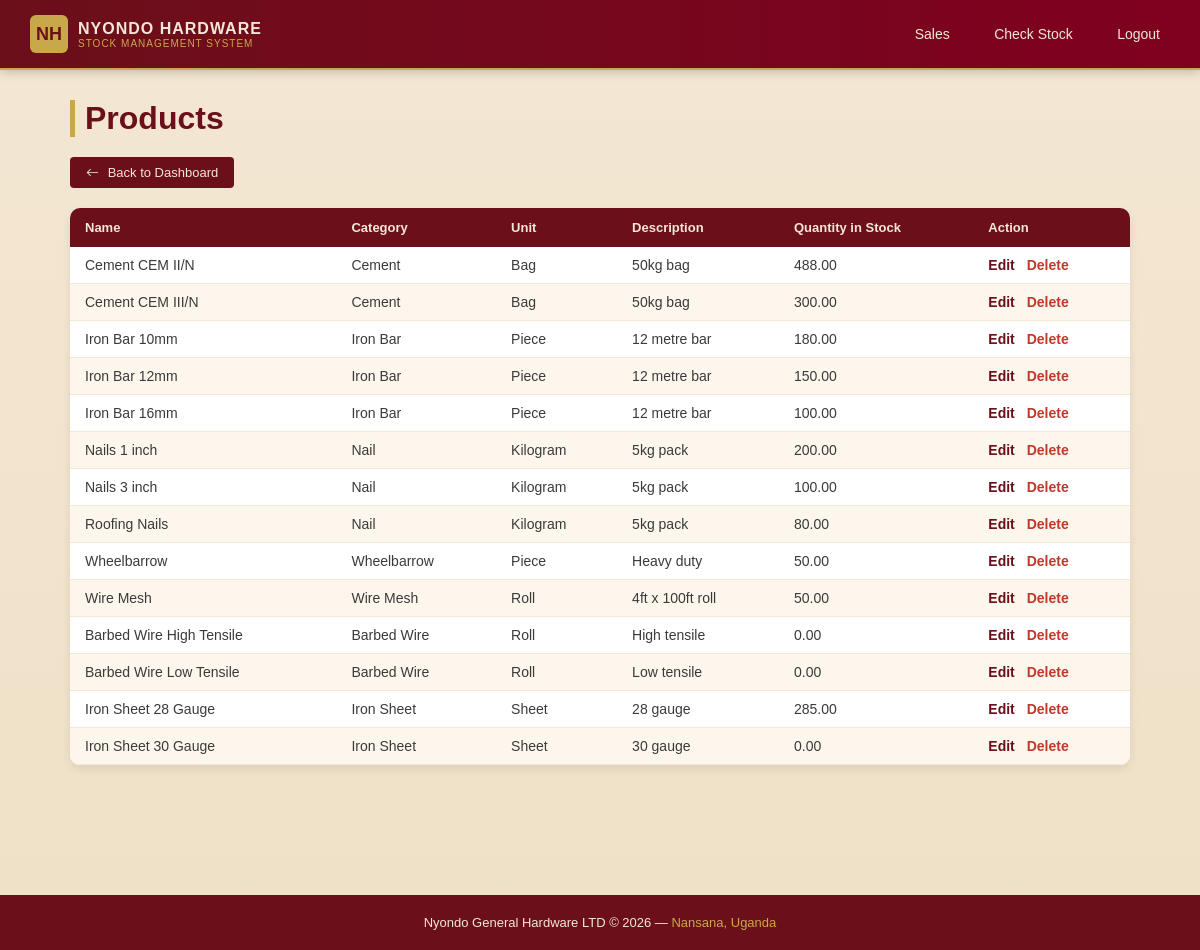
The app's page /stock/products/ (signed in), older data.
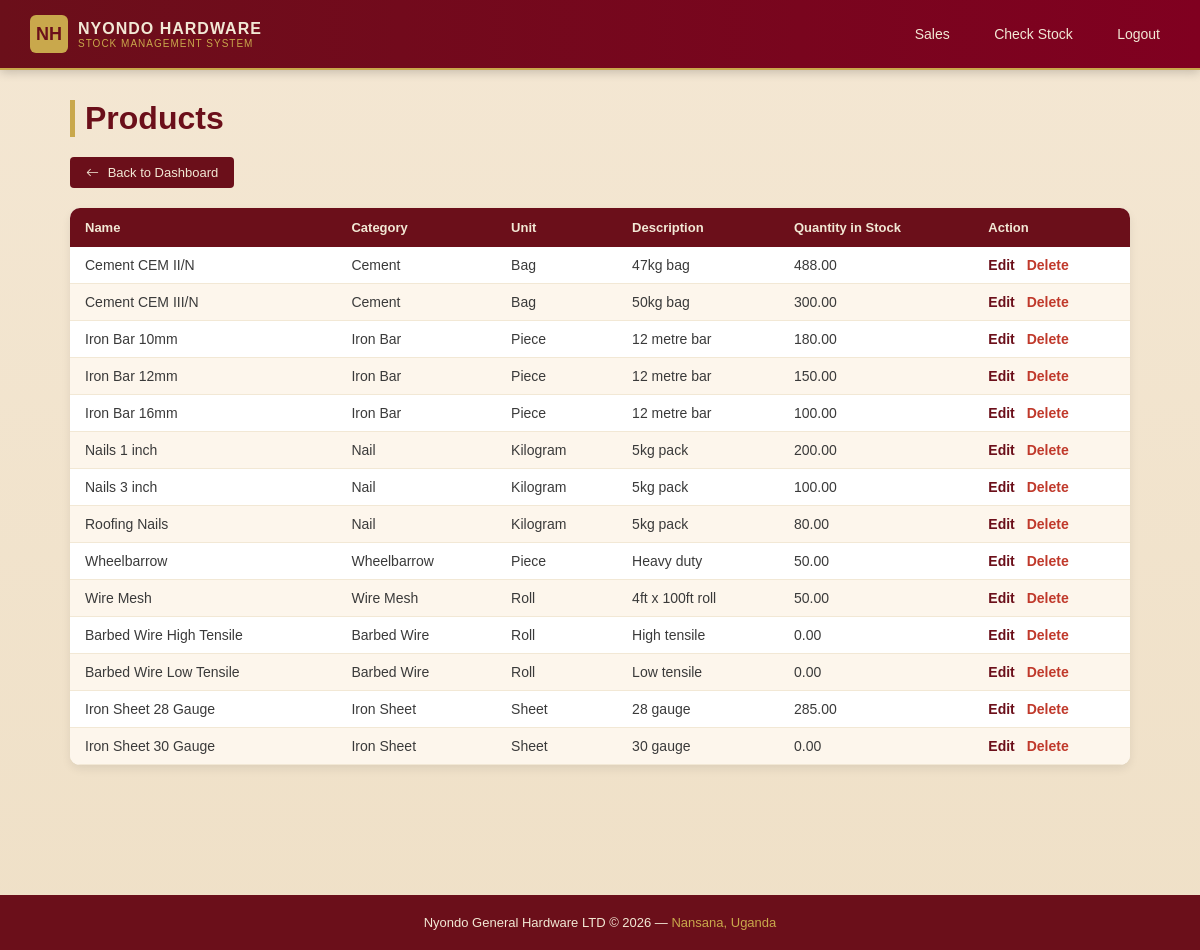
The same page, newer data.
### stock/models.py (models this page shows, shortened)
class Product(models.Model):
    CATEGORY_CHOICES = [
        ('cement',      'Cement'),
        ('iron_bar',    'Iron Bar'),
        ('nail',        'Nail'),
        ('wheelbarrow', 'Wheelbarrow'),
        ('wire_mesh',   'Wire Mesh'),
        ('barbed_wire', 'Barbed Wire'),
        ('iron_sheet',  'Iron Sheet'),
    ]
    UNIT_CHOICES = [
        ('bag',   'Bag'),
        ('piece', 'Piece'),
        ('kg',    'Kilogram'),
        ('roll',  'Roll'),
        ('sheet', 'Sheet'),
    ]
    name              = models.CharField(max_length=200)
    category          = models.CharField(max_length=50, choices=CATEGORY_CHOICES)
    unit              = models.CharField(max_length=20, choices=UNIT_CHOICES)
    description       = models.CharField(max_length=255, blank=True)
    quantity_in_stock = models.DecimalField(max_digits=10, decimal_places=2, default=0)

### accounts/decorators.py (the view)
        def wrapper(request, *args, **kwargs):
            if not request.user.is_authenticated:
                return redirect('/login/')
            if request.user.is_superuser:
                return view_func(request, *args, **kwargs)
            try:
                role = request.user.profile.role
                if role in roles:
                    return view_func(request, *args, **kwargs)
                else:
                    return redirect('/access-denied/')
            except Exception as e:
                print(f"DECORATOR ERROR: {e}")
                return redirect('/access-denied/')

### stock/views.py (called while the page is built)
@role_required('manager', 'attendant')
def product_list(request):
    products = Product.objects.all()
    return render(request, 'stock/product_list.html', {'products': products})

### stock/templates/stock/product_list.html (shortened to what this page needs)
{% extends 'base.html' %}
{% block content %}
    <h1>Products</h1>
    <div class="action-bar">
    <a href="{% url 'stock_dashboard' %}">
        <i class="bi bi-arrow-left" style="margin-right: 5px;"></i>
        Back to Dashboard
    </a>
</div>
    <table>
        <thead>
            <tr>
                <th>Name</th>
                <th>Category</th>
                <th>Unit</th>
                <th>Description</th>
                <th>Quantity in Stock</th>
                <th>Action</th>
            </tr>
        </thead>
        <tbody>
            {% for product in products %}
            <tr>
                <td>{{ product.name }}</td>
                <td>{{ product.get_category_display }}</td>
                <td>{{ product.get_unit_display }}</td>
                <td>{{ product.description }}</td>
                <td>{{ product.quantity_in_stock }}</td>
                <td>
                    <a class="action-edit" href="{% url 'product_edit' product.pk %}">Edit</a>
                    <a class="action-delete" href="{% url 'product_delete' product.pk %}">Delete</a>
                </td>
            </tr>
            {% empty %}
            <tr>
                <td colspan="6">No products yet.</td>
            </tr>
            {% endfor %}
        </tbody>
    </table>
{% endblock %}

Row changes from the older to the newer data that the page shows:
changed Product "Cement CEM II/N": description "50kg bag" → "47kg bag"
